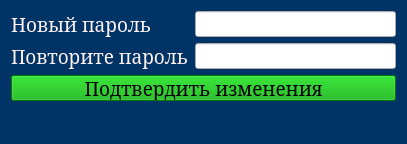
<?xml version="1.0" encoding="UTF-8"?>
<ui version="4.0">
 <class>RecoveryPassword</class>
 <widget class="QWidget" name="RecoveryPassword">
  <property name="geometry">
   <rect>
    <x>0</x>
    <y>0</y>
    <width>407</width>
    <height>144</height>
   </rect>
  </property>
  <property name="minimumSize">
   <size>
    <width>407</width>
    <height>144</height>
   </size>
  </property>
  <property name="maximumSize">
   <size>
    <width>16777215</width>
    <height>144</height>
   </size>
  </property>
  <property name="windowTitle">
   <string>Recovery password</string>
  </property>
  <property name="styleSheet">
   <string notr="true">QWidget#RecoveryPassword {background-color: rgb(0, 51, 102);}
</string>
  </property>
  <layout class="QGridLayout" name="gridLayout">
   <item row="1" column="1">
    <widget class="QLineEdit" name="input_repeat_password">
     <property name="font">
      <font>
       <family>MS Serif</family>
       <pointsize>14</pointsize>
      </font>
     </property>
     <property name="echoMode">
      <enum>QLineEdit::Password</enum>
     </property>
    </widget>
   </item>
   <item row="3" column="0" colspan="2">
    <widget class="QLabel" name="message_label">
     <property name="font">
      <font>
       <family>MS Serif</family>
       <pointsize>14</pointsize>
      </font>
     </property>
     <property name="styleSheet">
      <string notr="true">color: rgb(255, 0, 0);</string>
     </property>
     <property name="text">
      <string/>
     </property>
    </widget>
   </item>
   <item row="2" column="0" colspan="2">
    <widget class="QPushButton" name="btn_enter">
     <property name="font">
      <font>
       <family>MS Serif</family>
       <pointsize>14</pointsize>
      </font>
     </property>
     <property name="styleSheet">
      <string notr="true">background-color: rgb(0, 170, 0);</string>
     </property>
     <property name="text">
      <string>Подтвердить изменения</string>
     </property>
    </widget>
   </item>
   <item row="0" column="0">
    <widget class="QLabel" name="label">
     <property name="font">
      <font>
       <family>MS Serif</family>
       <pointsize>14</pointsize>
      </font>
     </property>
     <property name="toolTip">
      <string>&lt;html&gt;&lt;head/&gt;&lt;body&gt;&lt;p&gt;&lt;span style=&quot; color:#0000ff;&quot;&gt;Требования к паролю:&lt;/span&gt;&lt;/p&gt;&lt;p&gt;&lt;span style=&quot; color:#0000ff;&quot;&gt;- Не менее 8 символов&lt;/span&gt;&lt;/p&gt;&lt;p&gt;&lt;span style=&quot; color:#0000ff;&quot;&gt;- Должен содержать буквы разных регистров&lt;/span&gt;&lt;/p&gt;&lt;p&gt;&lt;span style=&quot; color:#0000ff;&quot;&gt;- В пароле должна быть хотя бы одна цифра&lt;/span&gt;&lt;/p&gt;&lt;/body&gt;&lt;/html&gt;</string>
     </property>
     <property name="styleSheet">
      <string notr="true">color: rgb(255, 242, 242);</string>
     </property>
     <property name="text">
      <string>Новый пароль</string>
     </property>
    </widget>
   </item>
   <item row="1" column="0">
    <widget class="QLabel" name="label_2">
     <property name="font">
      <font>
       <family>MS Serif</family>
       <pointsize>14</pointsize>
      </font>
     </property>
     <property name="styleSheet">
      <string notr="true">color: rgb(255, 242, 242);</string>
     </property>
     <property name="text">
      <string>Повторите пароль</string>
     </property>
    </widget>
   </item>
   <item row="0" column="1">
    <widget class="QLineEdit" name="input_password">
     <property name="font">
      <font>
       <family>MS Serif</family>
       <pointsize>14</pointsize>
      </font>
     </property>
     <property name="toolTip">
      <string>&lt;html&gt;&lt;head/&gt;&lt;body&gt;&lt;p&gt;Нажмите F1, чтобы увидеть пароль&lt;/p&gt;&lt;p&gt;Нажмите F2, чтобы сгенерировать случайный пароль&lt;/p&gt;&lt;/body&gt;&lt;/html&gt;</string>
     </property>
     <property name="echoMode">
      <enum>QLineEdit::Password</enum>
     </property>
    </widget>
   </item>
  </layout>
 </widget>
 <resources/>
 <connections/>
</ui>
